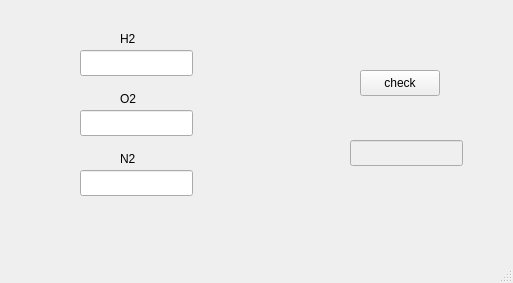
<?xml version="1.0" encoding="UTF-8"?>
<ui version="4.0">
 <class>ter</class>
 <widget class="QMainWindow" name="ter">
  <property name="geometry">
   <rect>
    <x>0</x>
    <y>0</y>
    <width>513</width>
    <height>283</height>
   </rect>
  </property>
  <property name="windowTitle">
   <string>MainWindow</string>
  </property>
  <widget class="QWidget" name="centralwidget">
   <widget class="QLineEdit" name="h2">
    <property name="geometry">
     <rect>
      <x>80</x>
      <y>50</y>
      <width>113</width>
      <height>26</height>
     </rect>
    </property>
   </widget>
   <widget class="QLineEdit" name="o2">
    <property name="geometry">
     <rect>
      <x>80</x>
      <y>110</y>
      <width>113</width>
      <height>26</height>
     </rect>
    </property>
   </widget>
   <widget class="QLineEdit" name="n2">
    <property name="geometry">
     <rect>
      <x>80</x>
      <y>170</y>
      <width>113</width>
      <height>26</height>
     </rect>
    </property>
   </widget>
   <widget class="QPushButton" name="ter_check">
    <property name="geometry">
     <rect>
      <x>360</x>
      <y>70</y>
      <width>80</width>
      <height>26</height>
     </rect>
    </property>
    <property name="text">
     <string>check</string>
    </property>
   </widget>
   <widget class="QLineEdit" name="lineEdit_4">
    <property name="enabled">
     <bool>false</bool>
    </property>
    <property name="geometry">
     <rect>
      <x>350</x>
      <y>140</y>
      <width>113</width>
      <height>26</height>
     </rect>
    </property>
   </widget>
   <widget class="QLabel" name="label">
    <property name="geometry">
     <rect>
      <x>120</x>
      <y>30</y>
      <width>55</width>
      <height>18</height>
     </rect>
    </property>
    <property name="text">
     <string>H2</string>
    </property>
   </widget>
   <widget class="QLabel" name="label_2">
    <property name="geometry">
     <rect>
      <x>120</x>
      <y>90</y>
      <width>55</width>
      <height>18</height>
     </rect>
    </property>
    <property name="text">
     <string>O2</string>
    </property>
   </widget>
   <widget class="QLabel" name="label_3">
    <property name="geometry">
     <rect>
      <x>120</x>
      <y>150</y>
      <width>55</width>
      <height>18</height>
     </rect>
    </property>
    <property name="text">
     <string>N2</string>
    </property>
   </widget>
  </widget>
  <widget class="QStatusBar" name="statusbar"/>
  <widget class="QMenuBar" name="menubar">
   <property name="geometry">
    <rect>
     <x>0</x>
     <y>0</y>
     <width>513</width>
     <height>23</height>
    </rect>
   </property>
  </widget>
 </widget>
 <resources/>
 <connections/>
</ui>
